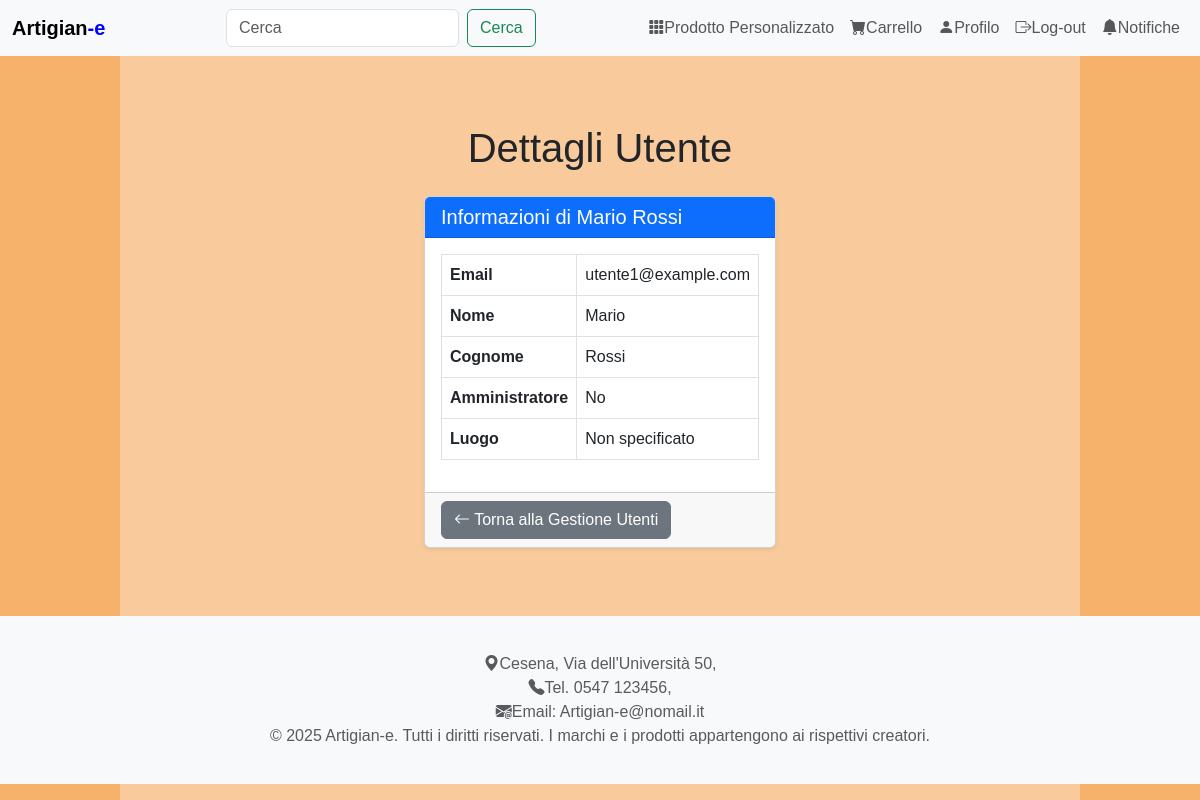
/pages/user_details.php?id=utente1@example.com (signed in), run on an earlier commit of the app's database.
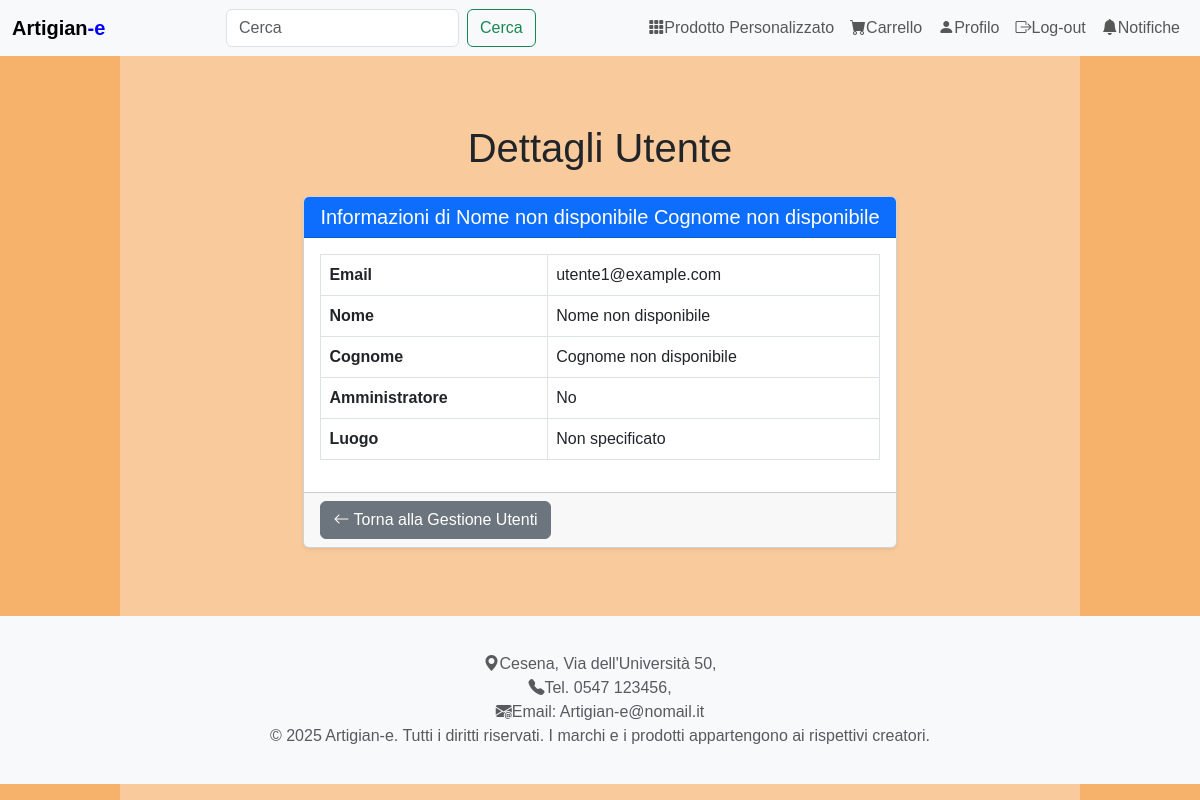
And on a later commit of the database.
### tables this page shows
create table CARTA_DI_CREDITO (
	Email VARCHAR(100) not null,
	Nome VARCHAR(25) not null,
	Cognome VARCHAR(25) not null,
	Numero CHAR(16) not null,
	Scadenza date not null,
	primary key (Email, Numero));

create table USERS (
	Email VARCHAR(100) not null,
	Pw VARCHAR(255) not null,
	AdminClient boolean not null,
	luogo VARCHAR(255) NULL,
	primary key (Email));

### DataBase/Database.php (called while the page is built, shortened)
<?php
class DatabaseHelper
{
    private $db;
    public function __construct($servername, $username, $password, $dbname, $port)
    {
        $this->db = new mysqli($servername, $username, $password, $dbname, $port);
    }
    public function getUser($email){
        $query = "SELECT * FROM users WHERE email = ?";
        $stmt = $this->db->prepare($query);
        $stmt->bind_param('s', $email);
        $stmt->execute();
        $result = $stmt->get_result();
        return $result->fetch_all(MYSQLI_ASSOC);
    }
    public function getUserCards($email) {
        $query = "SELECT C.*
                  FROM carta_di_credito AS C
                  WHERE C.Email = ?
                  AND C.Scadenza >= CURDATE()
                  ORDER BY C.Scadenza ASC";
        $stmt = $this->db->prepare($query);
        $stmt->bind_param('s', $email);
        $stmt->execute();
        $result = $stmt->get_result();
        return $result->fetch_all(MYSQLI_ASSOC);
    }
}
?>

### includes/bootstrap.php (called while the page is built, shortened)
<?php
require_once("../database/Database.php");
$dbh = new DatabaseHelper("localhost", "root", "", "db_artigiany", 3306);

### pages/user_details.php (the view, shortened to what this page needs)
<?php
include_once("../includes/bootstrap.php");
$email = htmlspecialchars($_GET['id']);
try {
    $userDetails = $dbh->getUser($email);
    $userDetails = $userDetails[0];
} catch (Exception $e) {
    error_log("Errore: " . $e->getMessage());
    $userDetails = null;
}
$card = $dbh->getUserCards($email);
if (!$card) {
    $nome = "Nome non disponibile";
    $cognome = "Cognome non disponibile";
}
else {
    $card = $card[0];
    $nome = $card['Nome'];
    $cognome = $card['Cognome'];
}
include("../includes/header.php");
?>
<main>
    <div class="container py-5">
        <h1 class="mb-4">Dettagli Utente</h1>
        <?php if ($userDetails): ?>
            <div class="card shadow-sm">
                <div class="card-header bg-primary text-white">
                    <h5 class="mb-0">Informazioni di <?= htmlspecialchars($nome . ' ' . $cognome) ?></h5>
                </div>
                <div class="card-body">
                    <table class="table table-bordered">
                        <tbody>
                            <tr>
                                <th>Email</th>
                                <td><?= htmlspecialchars($userDetails['Email']) ?></td>
                            </tr>
                            <tr>
                                <th>Nome</th>
                                <td><?= htmlspecialchars($nome) ?></td>
                            </tr>
                            <tr>
                                <th>Cognome</th>
                                <td><?= htmlspecialchars($cognome) ?></td>
                            </tr>
                            <tr>
                                <th>Amministratore</th>
                                <td><?= $userDetails['AdminClient'] ? 'Sì' : 'No' ?></td>
                            </tr>
                            <tr>
                                <th>Luogo</th>
                                <td><?= htmlspecialchars($userDetails['luogo'] ?? 'Non specificato') ?></td>
                            </tr>
                        </tbody>
                    </table>
                </div>
                <div class="card-footer d-flex justify-content-between">
                    <a href="info_utenti.php" class="btn btn-secondary">
                        <i class="bi bi-arrow-left"></i> Torna alla Gestione Utenti
                    </a>
                </div>
            </div>
        <?php endif; ?>
    </div>
</main>
<?php
include("../includes/footer.php");
?>

### includes/Header.php (shortened to what this page needs)
<!DOCTYPE html>
<html lang="it">
<head>
    <link href="https://cdn.jsdelivr.net/npm/bootstrap@5.3.0-alpha1/dist/css/bootstrap.min.css" rel="stylesheet">
    <link href="https://cdnjs.cloudflare.com/ajax/libs/font-awesome/6.0.0/css/all.min.css" rel="stylesheet">
    <link href="https://cdn.jsdelivr.net/npm/bootstrap-icons/font/bootstrap-icons.css" rel="stylesheet">
    <link rel="stylesheet" href="../CSS/styles.css">
</head>
<?php
include_once("../includes/bootstrap.php");
$unreadCount = 0;
if (isUserLoggedIn()) {
    $unreadCount = $dbh->countUnreadNotifications($_SESSION['email']);
}
?>
<body>
    <nav class="navbar navbar-expand-lg navbar-light bg-light">
        <div class="container-fluid">
            <a class="navbar-brand" href="home.php"><strong>Artigian<span class="blue-e">-e</span></strong></a>
            <div class="collapse navbar-collapse" id="navbarContent">
                <form class="d-flex align-items-center my-2 my-lg-0 ms-auto" action="search.php" method="GET"><input class="form-control me-2"
                        type="search" name="searched-product" id="searched-product" placeholder="Cerca"
                        value="<?= isset($_GET['searched-product']) ? $_GET['searched-product'] : "" ?>" /><button
                        class="btn btn-outline-success" type="submit">Cerca</button></form>
                <ul class="navbar-nav ms-auto">
                    <li class="nav-item"><a class="nav-link" href="customproduct.php"><i
                                class="bi bi-grid-3x3-gap-fill"></i>Prodotto Personalizzato </a></li>
                    <li class="nav-item"><a class="nav-link" href="cart.php"><i class="bi bi-cart-fill"></i>Carrello
                        </a></li>
                    <li class="nav-item"><a class="nav-link" href="login.php"><i class="bi bi-person-fill"></i>Profilo
                        </a></li>
                    <li class="nav-item"><a class="nav-link" href="logout.php"><i
                                class="bi bi-box-arrow-right"></i>Log-out </a></li>
                    <li class="nav-item"><a class="nav-link" href="notifications.php"><i
                                class="bi bi-bell-fill position-relative"><?php if ($unreadCount > 0): ?><span
                                    class="position-absolute top-0 start-100 translate-middle badge rounded-pill bg-danger"><?=$unreadCount ?></span><?php endif;
?></i>Notifiche </a></li>
                </ul>
            </div>
        </div>
    </nav>

### includes/footer.php
<footer class="py-3 bg-light">
    <div class="container">
        <div class="row">
            <div class="col-12 text-center">
                <span class="text-muted">
                    <i class="bi bi-geo-alt-fill"></i>Cesena, Via dell'Università 50,
                </span>
            </div>
        </div>
        <div class="row">
            <div class="col-12 text-center">
                <span class="text-muted">
                    <i class="bi bi-telephone-fill"></i>Tel. 0547 123456,
                </span>
            </div>
        </div>
        <div class="row">
            <div class="col-12 text-center">
                <span class="text-muted">
                    <i class="bi bi-envelope-at-fill"></i>Email: Artigian-e@nomail.it
                </span>
            </div>
        </div>
        <div class="row">
            <div class="col-12 text-center">
                <span class="text-muted">&copy; 2025 Artigian-e. Tutti i diritti riservati. I marchi e i prodotti appartengono ai rispettivi creatori.
                </span>
            </div>
        </div>
    </div>
</footer>
</body>
</html>

### CSS/styles.css (style rules this page uses)
body { font-family: Arial, sans-serif; background: linear-gradient(to right, #F6B26B 10%, #F9CB9C 10%, #F9CB9C 90%, #F6B26B 90%); min-height: 100vh; }
footer { position: sticky; background-color: #f8f9fa; padding: 1rem 0; text-align: center; height: auto; }
.container { display: flex; flex-direction: column; align-items: center; max-width: 1000px; margin: 20px auto; }
.card { min-width: 300px; box-sizing: border-box; }
h1, p { text-align: center; }
.blue-e { color: blue; }

What changed in the data, as far as the page shows it:
removed carta_di_credito: Nome+Cognome "Mario Rossi", Nome "Mario", Cognome "Rossi"
Also different on the page:
$nome . ' ' . $cognome: (not shown) → "Nome non disponibile Cognome non disponibile"
$nome: (not shown) → "Nome non disponibile"
$cognome: (not shown) → "Cognome non disponibile"
